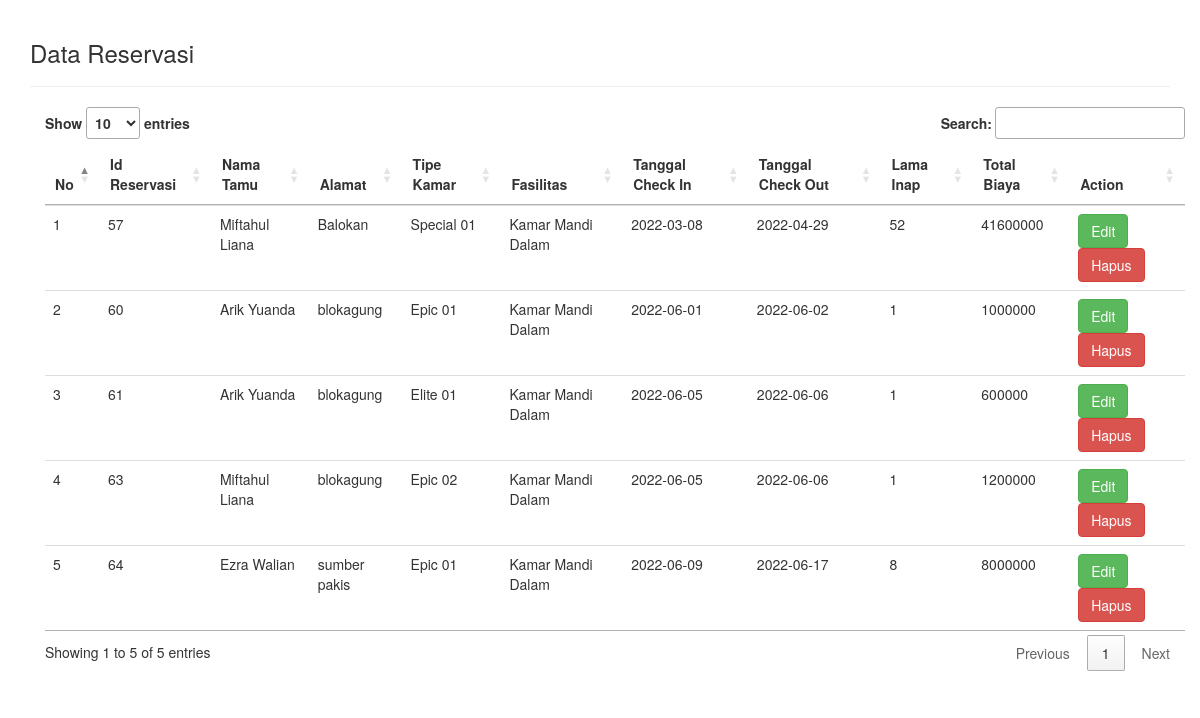
Page /dataReservasi.php on the committed database.
### tables this page shows
CREATE TABLE `tbl_reservasi` (
  `id_reservasi` int(25) NOT NULL,
  `nama_tamu` varchar(25) NOT NULL,
  `kode_kamar` varchar(25) NOT NULL,
  `id_fasilitas` varchar(25) NOT NULL,
  `tanggal_check_in` date NOT NULL,
  `tanggal_check_out` date NOT NULL,
  `lama_inap` int(25) NOT NULL,
  `total_biaya` int(25) NOT NULL,
  `flag` int(1) NOT NULL DEFAULT 1,
  `alamat` varchar(50) NOT NULL
);

CREATE TABLE `tbl_kos` (
  `kode_kamar` varchar(25) NOT NULL,
  `nama_kamar` varchar(25) NOT NULL,
  `kelas` varchar(25) NOT NULL,
  `gambar` varchar(25) NOT NULL,
  `tarif` int(25) NOT NULL,
  `status` varchar(25) NOT NULL,
  `flag` int(1) NOT NULL DEFAULT 1
);

CREATE TABLE `tbl_fasilitas` (
  `id_fasilitas` varchar(25) NOT NULL,
  `tipe_fasilitas` varchar(25) NOT NULL,
  `fasilitas` varchar(25) NOT NULL,
  `status` varchar(25) NOT NULL,
  `flag` int(1) NOT NULL DEFAULT 1
);

### dataReservasi.php (the view, shortened to what this page needs)
<!DOCTYPE html>
<html lang="en">
<head>
<link rel="stylesheet" type="text/css" href="//cdn.datatables.net/1.10.11/css/jquery.dataTables.min.css">
<link rel="stylesheet" href="https://maxcdn.bootstrapcdn.com/bootstrap/3.3.7/css/bootstrap.min.css">
</head>
<body>
<?php
    include 'helper/connect.php';
?>
<div class="container" style="padding-top: 20px; padding-bottom: 20px;">
    <h3>Data Reservasi</h3>
<hr>
<div class="container">
<table class="table table-stripped table-hover datatab" align="center">
    <thead>
        <tr>
            <th>No</th>
            <th>Id Reservasi</th>
            <th>Nama Tamu</th>
            <th>Alamat</th>
            <th>Tipe Kamar</th>
            <th>Fasilitas</th>
            <th>Tanggal Check In</th>
            <th>Tanggal Check Out</th>
            <th>Lama Inap</th>
            <th>Total Biaya</th>
            <th>Action</th>
        </tr>
    </thead>
<tbody>
<?php
    $sql = "select id_reservasi, nama_tamu, nama_kamar, fasilitas, tanggal_check_in, tanggal_check_out, lama_inap, total_biaya, alamat
    from tbl_kos, tbl_fasilitas, tbl_reservasi
    where tbl_kos.kode_kamar = tbl_reservasi.kode_kamar
    and tbl_fasilitas.id_fasilitas = tbl_reservasi.id_fasilitas and tbl_reservasi.flag = 1";
    $query = mysqli_query($con, $sql);
    $no = 1;
    while ($data = mysqli_fetch_assoc($query)){
?>
<tr>
    <td><?php echo $no++; ?></td>
    <td><?php echo $data['id_reservasi']; ?></td>
    <td><?php echo $data['nama_tamu']; ?></td>
    <td><?php echo $data['alamat']; ?></td>
    <td><?php echo $data['nama_kamar']; ?></td>
    <td><?php echo $data['fasilitas']; ?></td>
    <td><?php echo $data['tanggal_check_in']; ?></td>
    <td><?php echo $data['tanggal_check_out']; ?></td>
    <td><?php echo $data['lama_inap']; ?></td>
    <td><?php echo $data['total_biaya']; ?></td>
    <td>
    <a href="#" type="button" class="btn btn-success btn-md" data-toggle="modal" data-target="#myModal<?php echo $data['id_reservasi']; ?>">Edit</a>
    <?php
        $id_reservasi = $data["id_reservasi"];
        echo "<a href='proses_admin/deleteReservasi.php?id=$id_reservasi' class='btn btn-danger'>Hapus</a>";
    ?>
    </td>
</tr>
<?php
    }
?>
</tbody>
</table>
</div>
</div>
</body>
</html>

### rows in the picture
tbl_reservasi: id_reservasi "57", nama_tamu "Miftahul Liana", alamat "Balokan", kode_kamar.nama_kamar "Special 01", id_fasilitas.fasilitas "Kamar Mandi Dalam", tanggal_check_in "2022-03-08", tanggal_check_out "2022-04-29", lama_inap "52", total_biaya "41600000"
tbl_reservasi: id_reservasi "60", nama_tamu "Arik Yuanda", alamat "blokagung", kode_kamar.nama_kamar "Epic 01", id_fasilitas.fasilitas "Kamar Mandi Dalam", tanggal_check_in "2022-06-01", tanggal_check_out "2022-06-02", lama_inap "1", total_biaya "1000000"
tbl_reservasi: id_reservasi "61", nama_tamu "Arik Yuanda", alamat "blokagung", kode_kamar.nama_kamar "Elite 01", id_fasilitas.fasilitas "Kamar Mandi Dalam", tanggal_check_in "2022-06-05", tanggal_check_out "2022-06-06", lama_inap "1", total_biaya "600000"
tbl_reservasi: id_reservasi "63", nama_tamu "Miftahul Liana", alamat "blokagung", kode_kamar.nama_kamar "Epic 02", id_fasilitas.fasilitas "Kamar Mandi Dalam", tanggal_check_in "2022-06-05", tanggal_check_out "2022-06-06", lama_inap "1", total_biaya "1200000"
tbl_reservasi: id_reservasi "64", nama_tamu "Ezra Walian", alamat "sumber pakis", kode_kamar.nama_kamar "Epic 01", id_fasilitas.fasilitas "Kamar Mandi Dalam", tanggal_check_in "2022-06-09", tanggal_check_out "2022-06-17", lama_inap "8", total_biaya "8000000"
